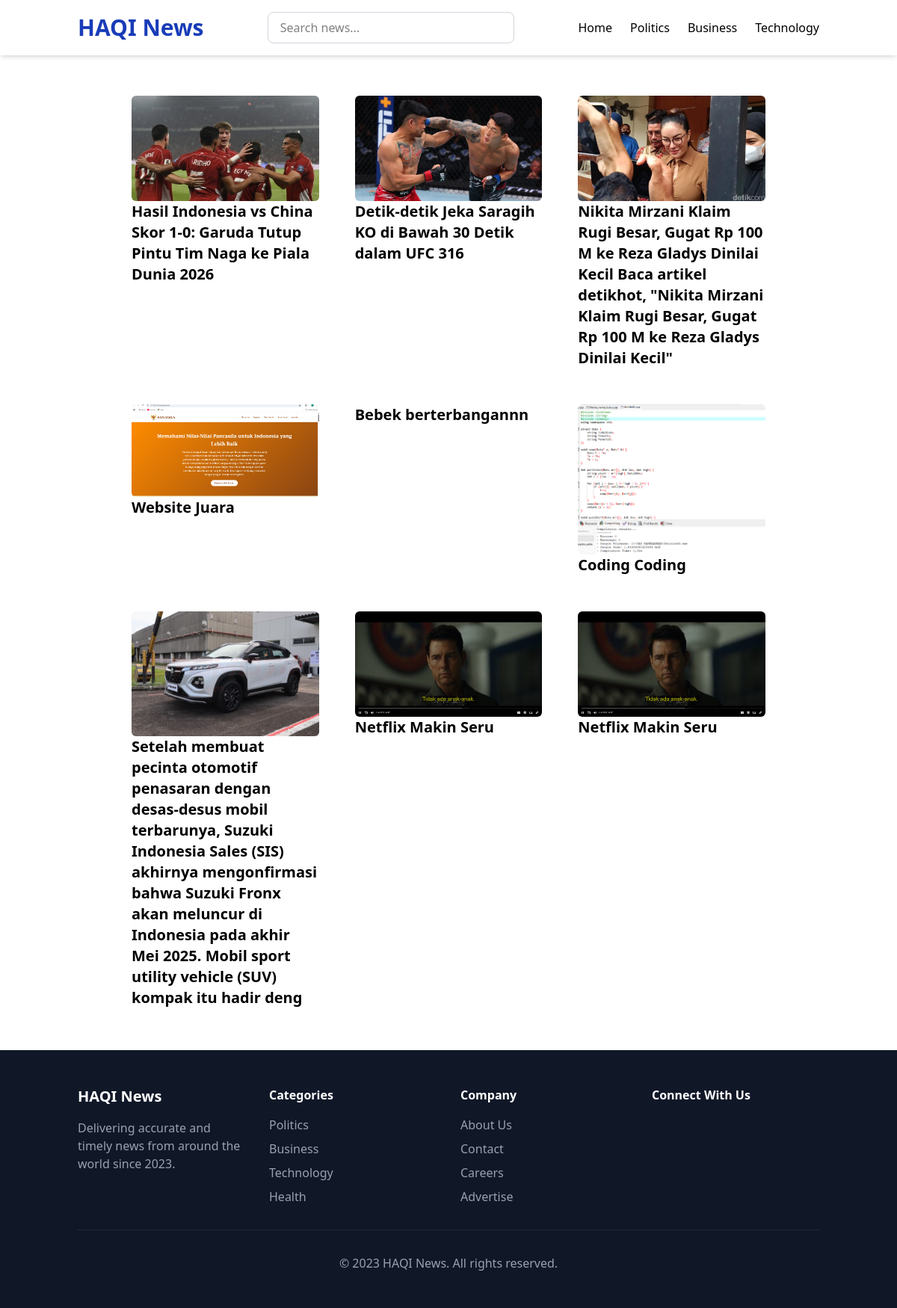
The page / on the database its author committed.
### tables this page shows
CREATE TABLE `news` (
  `id` int(11) NOT NULL,
  `title` varchar(255) NOT NULL,
  `slug` varchar(255) NOT NULL,
  `body` text NOT NULL,
  `image` varchar(255) NOT NULL
);

### functions/functions.php (called while the page is built, shortened)
<?php
$host = 'sql112.infinityfree.com';
$username = 'if0_39202927';
$password = 'hvyQYs9Bz9P49mX';
$dbname = 'if0_39202927_berita';
$conn = mysqli_connect($host, $username, $password, $dbname);
function query($query) {
    global $conn;
    $result = mysqli_query($conn, $query);
    $rows = [];
    while($row = mysqli_fetch_assoc($result)) {
        $rows[] = $row;
    }
    return $rows;
}
?>

### index.php (the view, shortened to what this page needs)
<?php
    require './functions/functions.php';
    $news = query("SELECT * FROM news ORDER BY id ASC");
?>
<!DOCTYPE html>
<html lang="en">
<head>
    <script src="https://cdn.jsdelivr.net/npm/@tailwindcss/browser@4"></script>
</head>
<body>
    <header class="shadow-md fixed w-full bg-white z-10">
        <div class="container mx-auto px-4 py-4">
            <div class="flex justify-between items-center">
                <h1 class="text-3xl font-bold text-blue-800">HAQI News</h1>
                <form action="search.php" method="get" class="w-1/3">
                    <div class="relative">
                        <input type="text" name="search" placeholder="Search news..."
                               class="w-full px-4 py-2 border border-gray-300 rounded-lg focus:outline-none focus:ring-2 focus:ring-blue-500">
                    </div>
                </form>
                <nav>
                    <ul class="flex space-x-6">
                        <li><a href="#" class="hover:text-blue-700">Home</a></li>
                        <li><a href="#" class="hover:text-blue-700">Politics</a></li>
                        <li><a href="#" class="hover:text-blue-700">Business</a></li>
                        <li><a href="#" class="hover:text-blue-700">Technology</a></li>
                    </ul>
                </nav>
            </div>
        </div>
    </header>
    <main class="px-44 pt-32 pb-14">
        <section class="grid grid-cols-3 gap-12">
            <?php foreach($news as $item): ?>
                <div class="hover:scale-105 transition-transform duration-300 ease-in-out transform">
                    <img src="./assets/images/news/<?= $item['image']; ?>"  alt="" class="rounded-md">
                    <a href="news/index.php?slug=<?= $item['slug']; ?>" class="font-bold text-xl hover:text-blue-700"><?= $item['title']; ?></a>
                </div>
            <?php endforeach; ?>
        </section>
    </main>
    <footer class="bg-gray-900 text-white py-12">
        <div class="container mx-auto px-4">
            <div class="grid grid-cols-1 md:grid-cols-4 gap-8">
                <div>
                    <h3 class="text-xl font-bold mb-4">HAQI News</h3>
                    <p class="text-gray-400">Delivering accurate and timely news from around the world since 2023.</p>
                </div>
                <div>
                    <h4 class="font-semibold mb-4">Categories</h4>
                    <ul class="space-y-2">
                        <li><a href="#" class="text-gray-400 hover:text-white">Politics</a></li>
                        <li><a href="#" class="text-gray-400 hover:text-white">Business</a></li>
                        <li><a href="#" class="text-gray-400 hover:text-white">Technology</a></li>
                        <li><a href="#" class="text-gray-400 hover:text-white">Health</a></li>
                    </ul>
                </div>
                <div>
                    <h4 class="font-semibold mb-4">Company</h4>
                    <ul class="space-y-2">
                        <li><a href="#" class="text-gray-400 hover:text-white">About Us</a></li>
                        <li><a href="#" class="text-gray-400 hover:text-white">Contact</a></li>
                        <li><a href="#" class="text-gray-400 hover:text-white">Careers</a></li>
                        <li><a href="#" class="text-gray-400 hover:text-white">Advertise</a></li>
                    </ul>
                </div>
                <div>
                    <h4 class="font-semibold mb-4">Connect With Us</h4>
                </div>
            </div>
            <div class="border-t border-gray-800 mt-8 pt-8 text-center text-gray-400">
                <p>© 2023 HAQI News. All rights reserved.</p>
            </div>
        </div>
    </footer>
</body>
</html>

### rows shown on the page
news: image (picture), title "Hasil Indonesia vs China Skor 1-0: Garuda Tutup Pintu Tim Naga ke Piala Dunia 2026"
news: image (picture), title "Detik-detik Jeka Saragih KO di Bawah 30 Detik dalam UFC 316"
news: image (picture), title "Nikita Mirzani Klaim Rugi Besar, Gugat Rp 100 M ke Reza Gladys Dinilai Kecil Baca artikel detikhot, \"Nikita Mirzani Klaim Rugi Besar, Gugat Rp 100 M ke Reza Gladys Dinilai Kecil\""
news: image (picture), title "Website Juara"
news: title "Bebek berterbangannn"
news: image (picture), title "Coding Coding"
news: image (picture), title "Setelah membuat pecinta otomotif penasaran dengan desas-desus mobil terbarunya, Suzuki Indonesia Sales (SIS) akhirnya mengonfirmasi bahwa Suzuki Fronx akan meluncur di Indonesia pada akhir Mei 2025. Mobil sport utility vehicle (SUV) kompak itu hadir deng"
news: image (picture), title "Netflix Makin Seru"
news: image (picture), title "Netflix Makin Seru"
